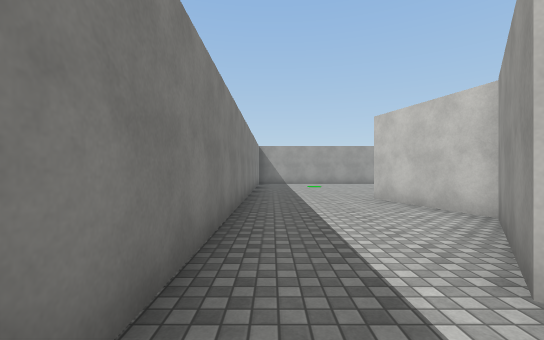
view 1 (above)

16 first-person views from a walk through a Unity game level. The camera is 1.4 m above the floor, looks level and sees 90° across. The floor is counted in squares, 2 m on a side. Each view is taken from the middle of a square. On the plan, view 1 faces up. The plan holds only what a view shows up to about 9 squares ahead; the rest is blank. The player character is not drawn. Surface patterns are stand-ins for the level's own textures.

view 2
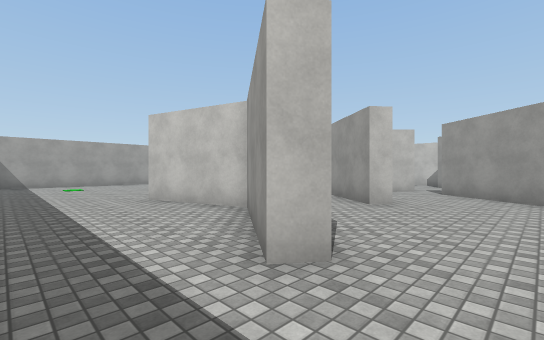

view 3
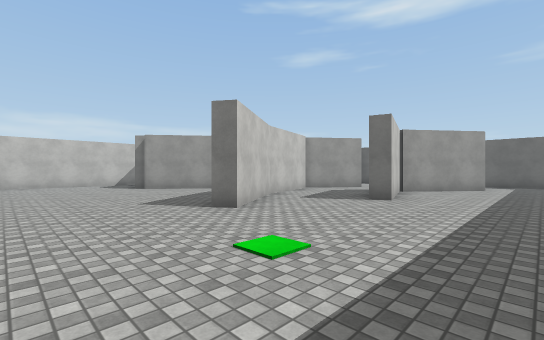

view 4
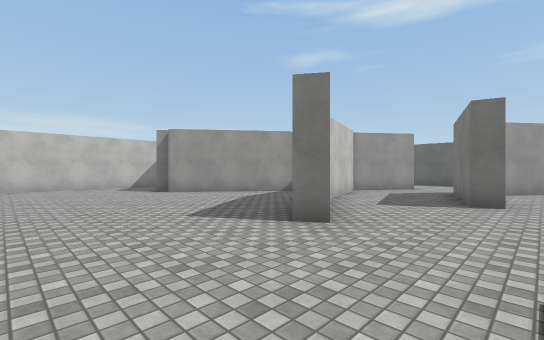

view 5
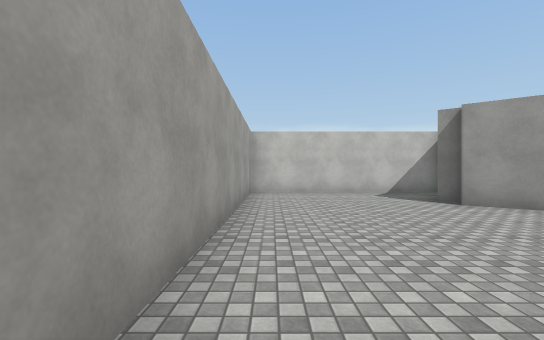

view 6
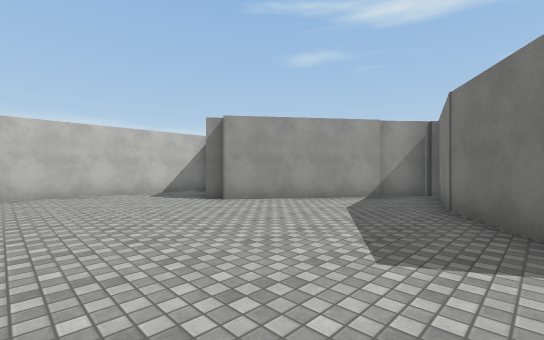

view 7
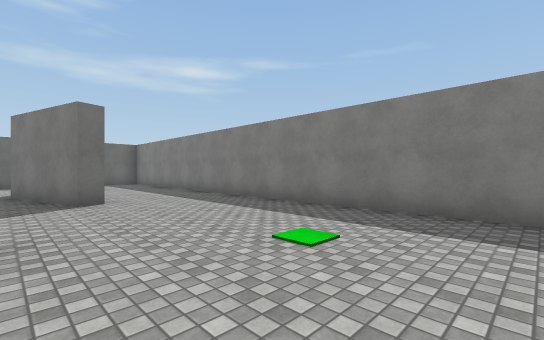

view 8
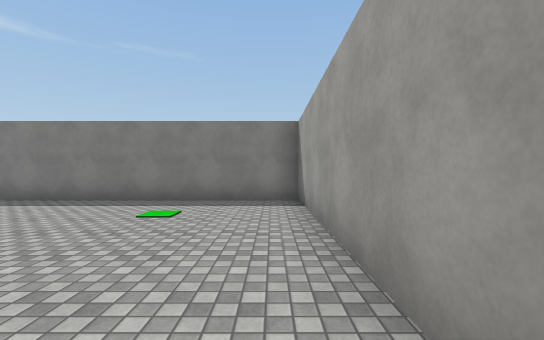

view 9
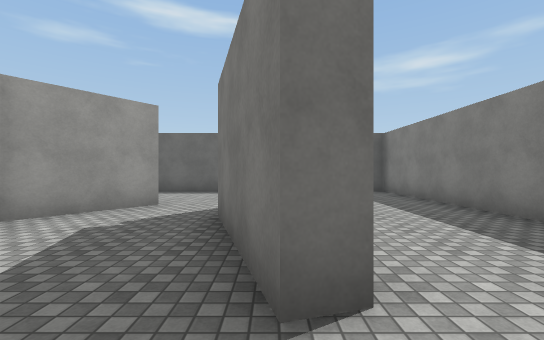

view 10
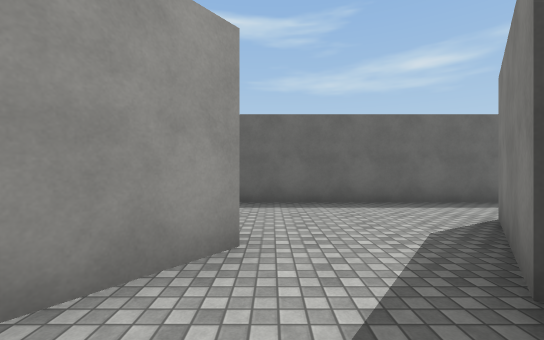

view 11
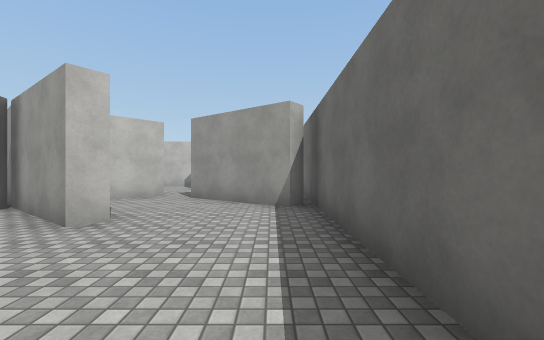

view 12
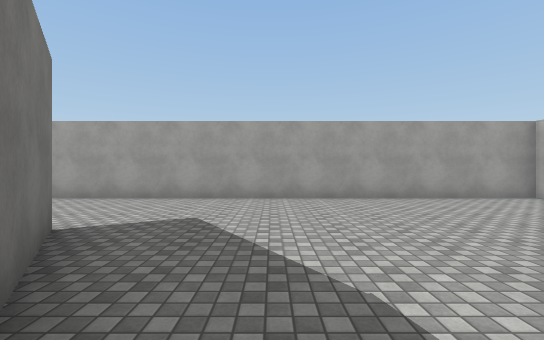

view 13
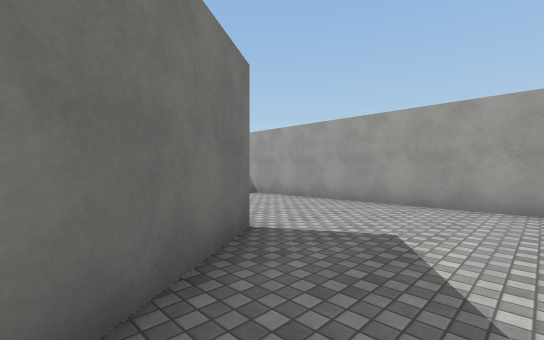

view 14
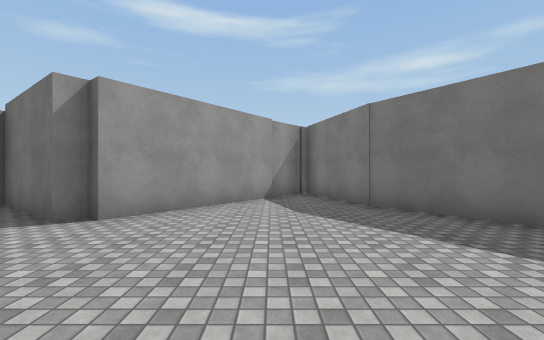

view 15
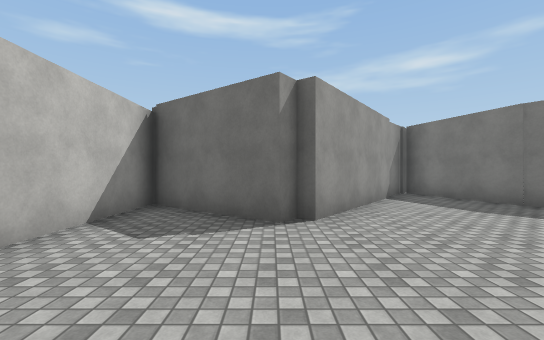

view 16
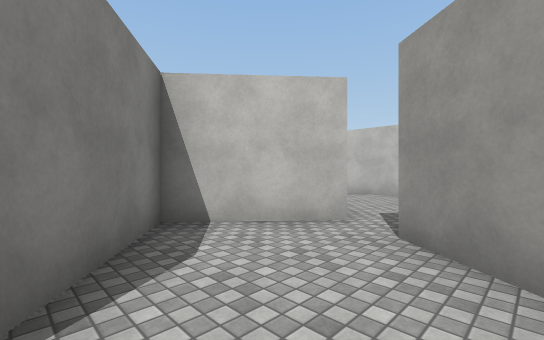

### Floor plan
Points are (right, up) in squares from view 1. A wall is a line through its corners. A room is listed if a view was taken in it or the views show most of it. See-through windows are left out.
Room 1 (views 1, 2, 3, 4, 5, 6, 7, 8, 9, 11, 12, 13, 14, 15, 16)
walls: (5.7, 7.4) (4, 9.9) (4.4, 10.2) (6.1, 7.7) (7, 4.8); (6.2, 5.7) (5.7, 7.5); (7.4, 5.3) (10.4, 9.3); (3.6, 3.6) (1.8, 1.2) (1.4, 1.5) (3.3, 3.9) (2.5, 6.6) (3, 6.8) (3.4, 5.2); (10.6, 9) (10.9, 9.4) (13.4, 7.5) (13.4, 13.7) (-0.7, 13.7) (-0.7, -0.9) (8.9, -0.9); (5.8, 2.1) (5.3, 2.5); (9.5, 2.9) (7.5, 4.6) (6, 2.6); (7.1, -0.3) (8.9, 2.1)
ways out: opening at (5, 2) to room 2; opening at (5, 6) to room 2
Room 2 (view 10)
walls: (5.3, 2.5) (7.4, 5.3); (6.4, 4.8) (6.2, 5.7); (3.4, 5.2) (3.8, 3.8)
ways out: opening at (5, 2) to room 1; opening at (5, 6) to room 1

Positions as (right, up) in squares from view 1, and headings:
1: (0, 0), facing up
2: (0, 0), facing up-right
3: (0, 13), facing down-right
4: (2, 13), facing down-right
5: (5, 13), facing right
6: (5, 13), facing down-right
7: (4, 13), facing down-left
8: (6, 13), facing left
9: (3, 8), facing down
10: (5, 5), facing down
11: (2, 0), facing right
12: (7, 7), facing up
13: (7, 8), facing up-left
14: (8, 13), facing down
15: (11, 13), facing down
16: (6, 1), facing up-right
